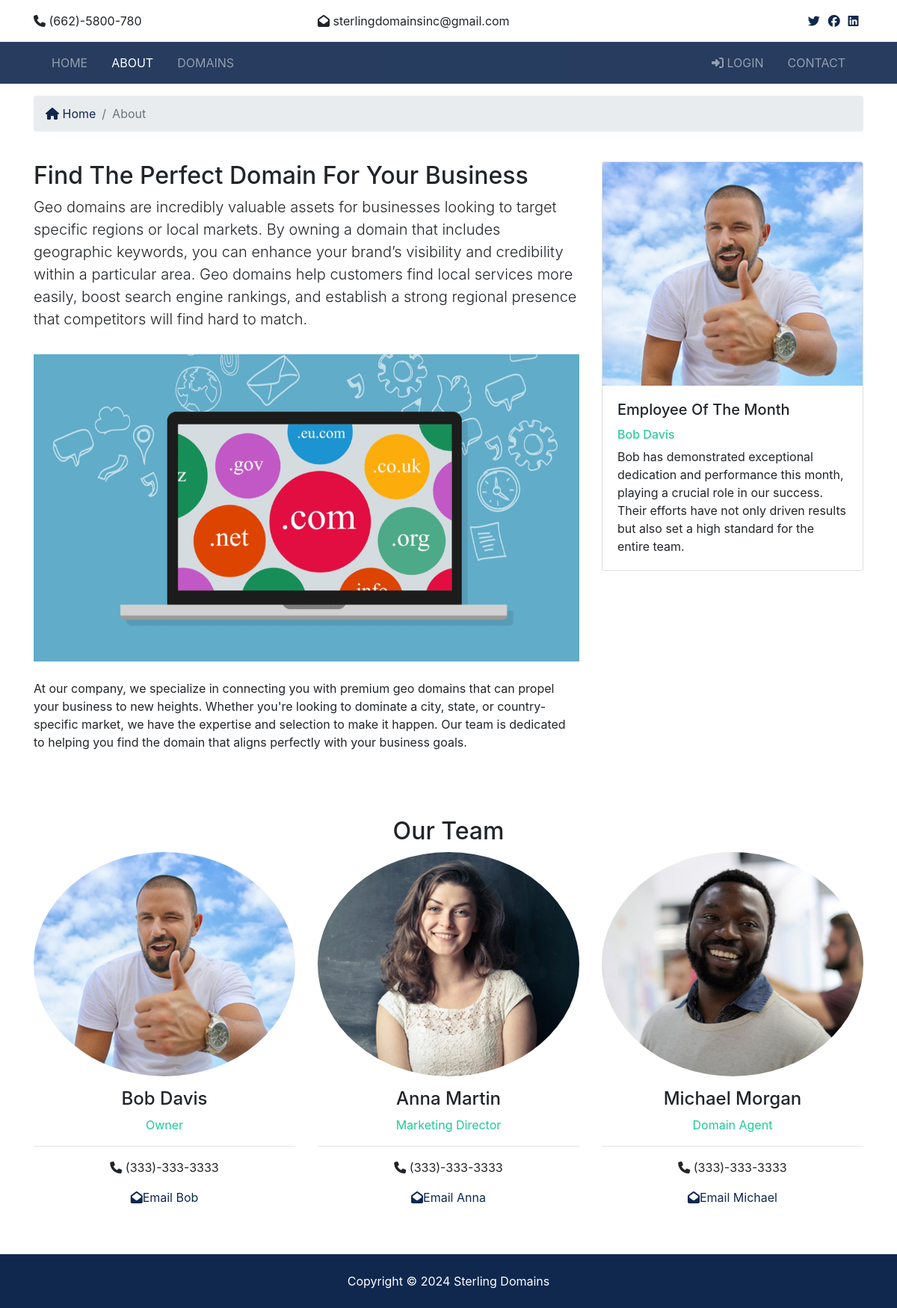
The page /about/ on the database its author committed.
### domain/models.py (models this page shows)
class Employee(models.Model):
    first_name = models.CharField(max_length=200)
    last_name = models.CharField(max_length=200)
    photo = models.ImageField(upload_to='employee/photos/%Y/%m/%d/')
    email = models.EmailField()
    job_title = models.CharField(max_length=200, null=True)
    is_mvp = models.BooleanField(default=False)
    add_date = models.DateTimeField(default=timezone.now)
    def __str__(self):
        full_name = f'{self.first_name} {self.last_name}'
        return full_name

### domain/views.py (the view)
# urls.py: path('about/', views.about, name='about'),
def about(request):
    employees = Employee.objects.order_by('-add_date').all()
    context = {'employees': employees}
    return render(request, 'pages/about.html', context)

### templates/pages/about.html
{% extends 'base.html' %} {% block title %} | About Us {% endblock %}
{% block content %}
{% load static %}
<section id="bc" class="mt-3">
	<div class="container">
		<nav aria-label="breadcrumb">
			<ol class="breadcrumb">
				<li class="breadcrumb-item">
					<a href="{% url 'index' %}"> <i class="fas fa-home"></i> Home</a>
				</li>
				<li class="breadcrumb-item active">About</li>
			</ol>
		</nav>
	</div>
</section>
<section id="about" class="py-4">
	<div class="container">
		<div class="row">
			<div class="col-md-8">
				<h2>Find The Perfect Domain For Your Business</h2>
				<p class="lead">
					Geo domains are incredibly valuable assets for businesses looking to
					target specific regions or local markets. By owning a domain that
					includes geographic keywords, you can enhance your brand’s visibility
					and credibility within a particular area. Geo domains help customers
					find local services more easily, boost search engine rankings, and
					establish a strong regional presence that competitors will find hard
					to match.
				</p>
				<img
					src="{% static '/img/about.jpg' %}"
					alt="About Us"
					class="img-fluid mt-3"
				/>
				<p class="mt-4">
					At our company, we specialize in connecting you with premium geo
					domains that can propel your business to new heights. Whether you're
					looking to dominate a city, state, or country-specific market, we have
					the expertise and selection to make it happen. Our team is dedicated
					to helping you find the domain that aligns perfectly with your
					business goals.
				</p>
			</div>
			<div class="col-md-4">
				{% for employee in employees %} {% if employee.is_mvp %}
				<div class="card">
					<img
						class="card-img-top"
						src="{{employee.photo.url}}"
						alt="{{employee}}'s Photo"
					/>
					<div class="card-body">
						<h5 class="card-title">Employee Of The Month</h5>
						<h6 class="text-secondary">{{employee}}</h6>
						<p class="card-text">
							{{employee.first_name}} has demonstrated exceptional dedication
							and performance this month, playing a crucial role in our success.
							Their efforts have not only driven results but also set a high
							standard for the entire team.
						</p>
					</div>
				</div>
				{% endif %} {% endfor %}
			</div>
		</div>
	</div>
</section>
<section id="team" class="py-5">
	<div class="container">
		<h2 class="text-center">Our Team</h2>
		<div class="row text-center">
			{% for employee in employees %} {% if employee %}
			<div class="col-md-4">
				<img
					src="{{employee.photo.url}}"
					alt="{{employee}}'s Photo"
					class="rounded-circle mb-3"
				/>
				<h4>{{employee}}</h4>
				<p class="text-success">{{employee.job_title}}</p>
				<hr />
				<p><i class="fas fa-phone"></i> (333)-333-3333</p>
				<p>
					<a href="mailto:{{employee.email}}">
						<i class="fas fa-envelope-open"></i>Email {{employee.first_name}}</a
					>
				</p>
			</div>
			{% endif %} {% endfor %}
		</div>
	</div>
</section>
{% endblock %}

### templates/base.html (shortened to what this page needs)
{% load static %}
<!DOCTYPE html>
<html lang="en">
	<head>
		<link rel="stylesheet" href="{% static 'css/all.css' %}" />
		<link
			rel="stylesheet"
			href="https://cdnjs.cloudflare.com/ajax/libs/font-awesome/6.6.0/css/all.min.css"
		/>
		<link rel="stylesheet" href="{% static 'css/bootstrap.css' %}" />
		<link rel="stylesheet" href="{% static 'css/style.css' %}" />
		<link rel="stylesheet" href="{% static 'css/lightbox.min.css' %}" />
	</head>
	<body>
		{% include 'partials/topbar.html' %}
		{% include 'partials/navbar.html' %}
		{% block content %} {% endblock %}
		{% include 'partials/footer.html' %}
	</body>
</html>

### templates/partials/topbar.html (shortened to what this page needs)
<section id="top-bar" class="p-3">
    <div class="container">
      <div class="row">
        <div class="col-md-4">
          <i class="fas fa-phone"></i> (662)-5800-780
        </div>
        <div class="col-md-4">
          <i class="fas fa-envelope-open"></i> sterlingdomainsinc@gmail.com
        </div>
        <div class="col-md-4">
          <div class="social text-right">
            <a href="#">
              <i class="fab fa-twitter"></i>
            </a>
            <a href="#">
              <i class="fab fa-facebook"></i>
            </a>
            <a href="#">
              <i class="fab fa-linkedin"></i>
            </a>
          </div>
        </div>
      </div>
    </div>
  </section>

### templates/partials/navbar.html (shortened to what this page needs)
{% load static %}
<nav class="navbar navbar-expand-lg navbar-dark bg-primary sticky-top">
    <div class="container">
      <div class="collapse navbar-collapse" id="navbarNavAltMarkup">
        <ul class="navbar-nav">
          <li
            {% if '/' == request.path %}
              class="nav-item active mr-3"
            {% else %}
              class="nav-item mr-3"
            {% endif %}
          >
            <a class="nav-link" href="{% url 'index' %}">Home</a>
          </li>
          <li
            {% if 'about' in request.path %}
              class="nav-item active mr-3"
            {% else %}
              class="nav-item mr-3"
            {% endif %}
          >
            <a class="nav-link" href="{% url 'about' %}">About</a>
          </li>
          <li
            {% if 'domains' in request.path %}
              class="nav-item active mr-3"
            {% else %}
              class="nav-item mr-3"
            {% endif %}
          >
            <a class="nav-link" href="{% url 'domains' %}">Domains</a>
          </li>
        </ul>
        <ul class="navbar-nav ml-auto">
          {% if user.is_authenticated %}
            <li
            {% if 'dashboard' in request.path %}
              class="nav-item active mr-3"
            {% else %}
              class="nav-item mr-3"
            {% endif %}
            >
              <a class="nav-link" href="{% url 'dashboard' %}">
               Welcome {{ user.username }} (Dashboard)</a>
            </li>
            <li class="nav-item mr-3">
              <a href="javascript:{document.getElementById('logout').submit()}" class="nav-link">
                <i class="fas fa-sign-out-alt"></i> Logout
              </a>
              <form action="{% url 'logout' %}" method="POST" id="logout">
                {% csrf_token %}
                <input type="hidden">
              </form>
            </li>
          {% else %}
            <li
            {% if 'login' in request.path %}
              class="nav-item active mr-3"
            {% else %}
              class="nav-item mr-3"
            {% endif %}
            >
              <a class="nav-link" href="{% url 'login' %}">
                <i class="fas fa-sign-in-alt"></i>
                Login</a>
            </li>
          {% endif %}
          <li
          {% if 'contact_us' in request.path %}
            class="nav-item active mr-3"
          {% else %}
            class="nav-item mr-3"
          {% endif %}
          >
            <a class="nav-link" href="{% url 'contacts' %}">
            Contact</a>
          </li>
        </ul>
      </div>
    </div>
  </nav>

### templates/partials/footer.html
<footer id="main-footer" class="py-4 bg-primary text-white text-center">
    Copyright &copy;
    <span class="year"></span> Sterling Domains
</footer>

### sterling/static/css/all.css (style rules this page uses)
.fa, .fas, .far, .fal, .fab { -moz-osx-font-smoothing: grayscale; -webkit-font-smoothing: antialiased; display: inline-block; font-style: normal; font-variant: normal; text-rendering: auto; line-height: 1; }
.fa-envelope-open:before { content: "\f2b6"; }
.fa-facebook:before { content: "\f09a"; }
.fa-home:before { content: "\f015"; }
.fa-linkedin:before { content: "\f08c"; }
.fa-phone:before { content: "\f095"; }
.fa-sign-in-alt:before { content: "\f2f6"; }
.fa-twitter:before { content: "\f099"; }
.fab { font-family: 'Font Awesome 5 Brands'; }
.fa, .fas { font-family: 'Font Awesome 5 Free'; font-weight: 900; }

### sterling/static/css/style.css (style rules this page uses)
img { width: 100%; }
.navbar { opacity: 0.9; text-transform: uppercase; }
.social a { margin-right: 0.4rem; }

### rows shown on the page
Employee: photo (picture), first_name+last_name "Bob Davis", first_name "Bob", job_title "Owner"
Employee: photo (picture), first_name+last_name "Anna Martin", job_title "Marketing Director", first_name "Anna"
Employee: photo (picture), first_name+last_name "Michael Morgan", job_title "Domain Agent", first_name "Michael"
